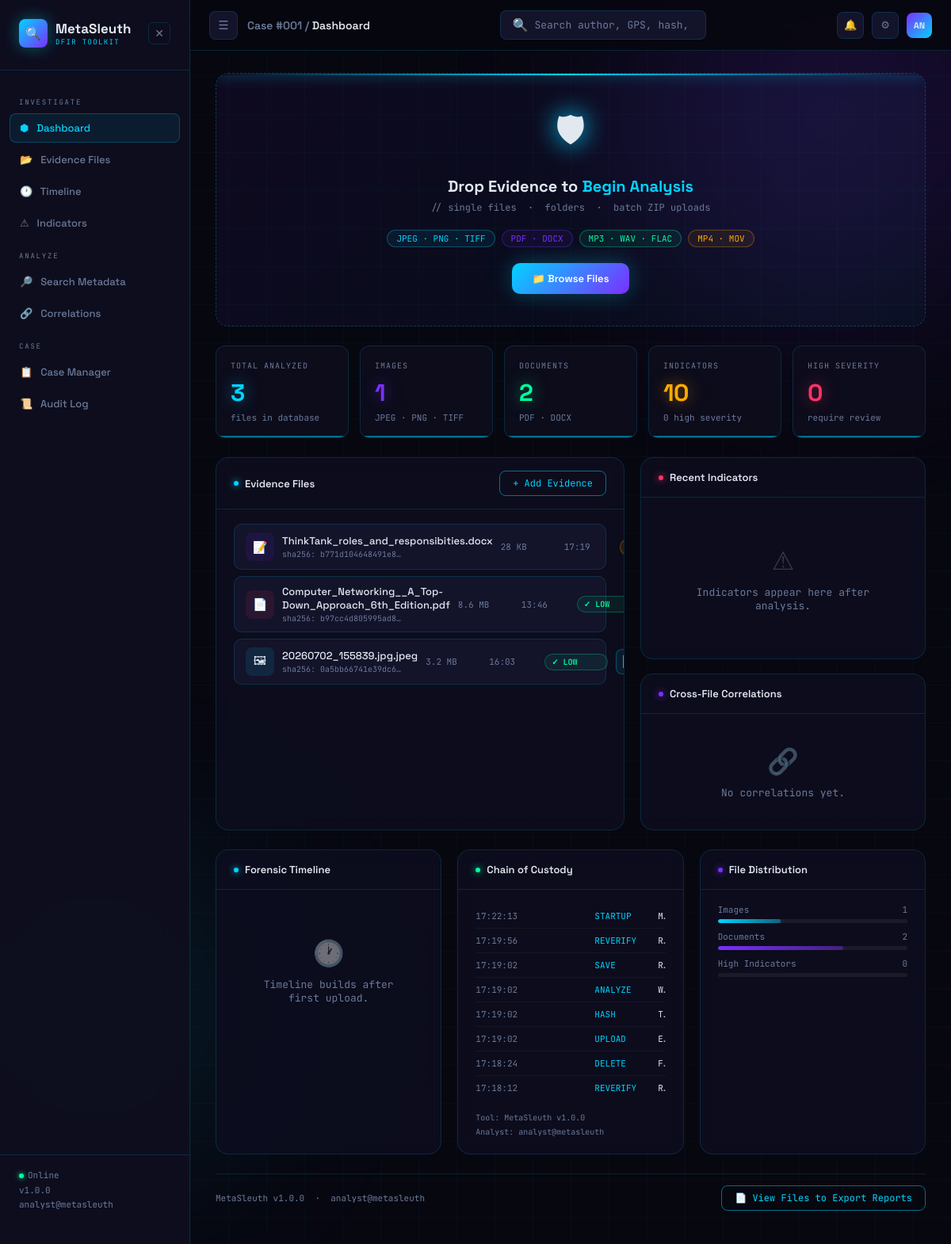
The page / on the database its author committed.
### tables this page shows
CREATE TABLE files (
            id          INTEGER PRIMARY KEY AUTOINCREMENT,
            filename    TEXT NOT NULL,
            file_type   TEXT NOT NULL,
            file_size   INTEGER,
            md5         TEXT,
            sha1        TEXT,
            sha256      TEXT,
            upload_time TEXT NOT NULL,
            analyst     TEXT
        );

CREATE TABLE audit_log (
            id        INTEGER PRIMARY KEY AUTOINCREMENT,
            timestamp TEXT NOT NULL,
            action    TEXT NOT NULL,
            detail    TEXT,
            analyst   TEXT,
            tool_ver  TEXT
        );

### app.py (the view)
@app.route('/')
def dashboard():
    files        = get_all_files()
    stats        = get_dashboard_stats()
    audit_log    = get_audit_log()
    correlations = get_correlations()
    gps_findings = get_gps_findings()
    return render_template('dashboard.html',
                           files        = files,
                           stats        = stats,
                           audit_log    = audit_log,
                           correlations = correlations,
                           gps_findings = gps_findings,
                           analyst      = ANALYST_NAME,
                           version      = TOOL_VERSION)

### database/db.py (called while the page is built)
def get_connection():
    conn = sqlite3.connect(DATABASE)
    conn.row_factory = sqlite3.Row
    return conn

def get_all_files():
    conn = get_connection()
    cursor = conn.cursor()
    cursor.execute('''
        SELECT f.*,
        COUNT(DISTINCT i.id) as indicator_count,
        MAX(i.severity) as highest_severity
        FROM files f
        LEFT JOIN indicators i ON f.id = i.file_id
        GROUP BY f.id
        ORDER BY f.upload_time DESC
    ''')
    rows = cursor.fetchall()
    conn.close()
    return rows

def get_audit_log():
    conn = get_connection()
    cursor = conn.cursor()
    cursor.execute('SELECT * FROM audit_log ORDER BY timestamp DESC LIMIT 50')
    rows = cursor.fetchall()
    conn.close()
    return rows

def get_dashboard_stats():
    conn = get_connection()
    cursor = conn.cursor()
    stats = {}
    cursor.execute('SELECT COUNT(*) FROM files')
    stats['total'] = cursor.fetchone()[0]
    cursor.execute("SELECT COUNT(*) FROM files WHERE file_type = 'image'")
    stats['images'] = cursor.fetchone()[0]
    cursor.execute("SELECT COUNT(*) FROM files WHERE file_type IN ('pdf','word')")
    stats['documents'] = cursor.fetchone()[0]
    cursor.execute('SELECT COUNT(*) FROM indicators')
    stats['total_indicators'] = cursor.fetchone()[0]
    cursor.execute("SELECT COUNT(*) FROM indicators WHERE severity = 'HIGH'")
    stats['high'] = cursor.fetchone()[0]
    conn.close()
    return stats

def get_gps_findings():
    conn = get_connection()
    cursor = conn.cursor()
    cursor.execute('''
        SELECT f.filename, f.id, m.value as gps
        FROM files f
        JOIN metadata m ON f.id = m.file_id
        WHERE m.key = 'GPS Coordinates'
        ORDER BY f.upload_time DESC
    ''')
    rows = cursor.fetchall()
    conn.close()
    return [dict(r) for r in rows]

### templates/dashboard.html (shortened to what this page needs)
{% extends 'base.html' %}
{% block breadcrumb %}Case #001 / <span>Dashboard</span>{% endblock %}
{% block content %}
<div class="upload-zone" id="drop-zone">
    <div class="scan-line"></div>
    <div class="upload-icon">&#128737;</div>
    <div class="upload-title">
        Drop Evidence to <em>Begin Analysis</em>
    </div>
    <div class="upload-sub">
        // single files &nbsp;&middot;&nbsp; folders &nbsp;&middot;&nbsp; batch ZIP uploads
    </div>
    <div class="type-badges">
        <span class="badge img">JPEG &middot; PNG &middot; TIFF</span>
        <span class="badge doc">PDF &middot; DOCX</span>
        <span class="badge aud">MP3 &middot; WAV &middot; FLAC</span>
        <span class="badge vid">MP4 &middot; MOV</span>
    </div>
    <button
        class="upload-btn"
        onclick="document.getElementById('file-input').click()"
    >
        &#128193; Browse Files
    </button>
</div>
<div class="stats-row">
    <div class="stat-card">
        <div class="stat-label">Total Analyzed</div>
        <div class="stat-value c-cyan">{{ stats.total }}</div>
        <div class="stat-meta">files in database</div>
    </div>
    <div class="stat-card">
        <div class="stat-label">Images</div>
        <div class="stat-value c-violet">{{ stats.images }}</div>
        <div class="stat-meta">JPEG &middot; PNG &middot; TIFF</div>
    </div>
    <div class="stat-card">
        <div class="stat-label">Documents</div>
        <div class="stat-value c-ok">{{ stats.documents }}</div>
        <div class="stat-meta">PDF &middot; DOCX</div>
    </div>
    <div class="stat-card">
        <div class="stat-label">Indicators</div>
        <div class="stat-value c-warn">{{ stats.total_indicators }}</div>
        <div class="stat-meta">{{ stats.high }} high severity</div>
    </div>
    <div class="stat-card">
        <div class="stat-label">High Severity</div>
        <div class="stat-value c-alert">{{ stats.high }}</div>
        <div class="stat-meta">require review</div>
    </div>
</div>
<div class="two-col">
    <div class="panel">
        <div class="panel-head">
            <div class="panel-title">
                <span class="dot"></span>
                Evidence Files
            </div>
            <button
                class="btn-outline"
                onclick="document.getElementById('file-input').click()"
            >
                + Add Evidence
            </button>
        </div>
        <div class="panel-body">
            {% if files %}
            <div class="file-list">
                {% for f in files %}
                <div class="file-row" id="file-row-{{ f.id }}">
                    <a href="/file/{{ f.id }}"
                        style="display:contents; text-decoration:none; color:inherit;"
                    >
                        <div class="file-icon
                            {% if   f.file_type == 'image' %}fi-image
                            {% elif f.file_type == 'pdf'   %}fi-pdf
                            {% elif f.file_type == 'word'  %}fi-word
                            {% elif f.file_type == 'audio' %}fi-audio
                            {% elif f.file_type == 'video' %}fi-video
                            {% else %}fi-zip{% endif %}">
                            {% if   f.file_type == 'image' %}&#128444;
                            {% elif f.file_type == 'pdf'   %}&#128196;
                            {% elif f.file_type == 'word'  %}&#128221;
                            {% elif f.file_type == 'audio' %}&#127925;
                            {% elif f.file_type == 'video' %}&#127916;
                            {% else %}&#128230;{% endif %}
                        </div>
                        <div>
                            <div class="file-name">{{ f.filename }}</div>
                            <div class="file-hash">
                                sha256:&nbsp;{{ f.sha256[:16] if f.sha256 else 'N/A' }}&hellip;
                            </div>
                        </div>
                        <div class="file-size">
                            {% if f.file_size %}
                                {% if f.file_size > 1048576 %}
                                    {{ "%.1f"|format(f.file_size / 1048576) }} MB
                                {% else %}
                                    {{ "%.0f"|format(f.file_size / 1024) }} KB
                                {% endif %}
                            {% endif %}
                        </div>
                        <div class="file-time">
                            {{ f.upload_time[11:16] if f.upload_time else '' }}
                        </div>
                        <span class="sev-chip sev-{{ f.highest_severity or 'NONE' }}">
                            {% if   f.highest_severity == 'HIGH'   %}&#9888; HIGH
                            {% elif f.highest_severity == 'MEDIUM' %}&#9889; MED
                            {% elif f.highest_severity == 'LOW'    %}&#10003; LOW
                            {% else %}&mdash; NONE{% endif %}
                        </span>
                        <button
                        title="Export PDF report"
                        onclick="window.location.href='/report/{{ f.id }}'"
                        style="width:32px; height:32px; border-radius:8px; border:1px solid rgba(0,212,255,0.3); background:rgba(0,212,255,0.08); color:var(--cyan); font-size:15px; cursor:pointer; display:flex; align-items:center; justify-content:center; transition:all 0.2s; flex-shrink:0;"
                        onmouseover="this.style.background='rgba(0,212,255,0.2)'"
                        onmouseout="this.style.background='rgba(0,212,255,0.08)'"
                    >
                    </button>
                </div>
                {% endfor %}
            </div>
            {% else %}
            <div class="empty">
                <div class="empty-icon">&#128194;</div>
                No evidence files yet.<br>
                Drop a file above to begin.
            </div>
            {% endif %}
        </div>
    </div>
    <div style="display: flex; flex-direction: column; gap: 18px;">
        <div class="panel">
            <div class="panel-head">
                <div class="panel-title">
                    <span class="dot a"></span>
                    Recent Indicators
                </div>
            </div>
            <div class="panel-body">
                <div class="ind-list" id="indicator-panel">
                    <div class="empty">
                        <div class="empty-icon">&#9888;</div>
                        Indicators appear here after analysis.
                    </div>
                </div>
            </div>
        </div>
        <div class="panel">
            <div class="panel-head">
                <div class="panel-title">
                    <span class="dot v"></span>
                    Cross-File Correlations
                </div>
            </div>
            <div class="panel-body">
                {% if correlations.shared_authors %}
                    <div style="
                        font-size: 10px;
                        font-family: var(--mono);
                        color: var(--muted);
                        letter-spacing: 0.1em;
                        text-transform: uppercase;
                        margin-bottom: 10px;
                    ">
                        Shared Authors
                    </div>
                    <div class="corr-grid">
                        {% for row in correlations.shared_authors %}
                        <div class="corr-card">
                            <div class="corr-val">{{ row.author }}</div>
                            <div class="corr-meta">{{ row.file_count }} files</div>
                        </div>
                        {% endfor %}
                    </div>
                {% else %}
                    <div class="empty" style="padding: 20px 0;">
                        <div class="empty-icon">&#128279;</div>
                        No correlations yet.
                    </div>
                {% endif %}
            </div>
        </div>
    </div>
</div>
<div class="three-col">
    <div class="panel">
        <div class="panel-head">
            <div class="panel-title">
                <span class="dot"></span>
                Forensic Timeline
            </div>
        </div>
        <div class="panel-body">
            <div class="tl" id="timeline-panel">
                <div class="empty">
                    <div class="empty-icon">&#128336;</div>
                    Timeline builds after first upload.
                </div>
            </div>
        </div>
    </div>
    <div class="panel">
        <div class="panel-head">
            <div class="panel-title">
                <span class="dot o"></span>
                Chain of Custody
            </div>
        </div>
        <div class="panel-body">
            {% if audit_log %}
                <div class="audit-list">
                    {% for entry in audit_log[:8] %}
                    <div class="audit-row">
                        <span class="audit-time">
                            {{ entry.timestamp[11:19] if entry.timestamp else '' }}
                        </span>
                        <span class="audit-action">{{ entry.action }}</span>
                        <span class="audit-detail">{{ entry.detail }}</span>
                    </div>
                    {% endfor %}
                </div>
            {% else %}
                <div class="empty">No audit entries yet.</div>
            {% endif %}
            <div style="
                margin-top: 14px;
                font-size: 10px;
                font-family: var(--mono);
                color: var(--muted);
                line-height: 1.8;
            ">
                Tool: MetaSleuth v{{ version }}<br>
                Analyst: {{ analyst }}
            </div>
        </div>
    </div>
    <div class="panel">
        <div class="panel-head">
            <div class="panel-title">
                <span class="dot v"></span>
                File Distribution
            </div>
        </div>
        <div class="panel-body">
            {% set total = stats.total if stats.total > 0 else 1 %}
            <div class="bar-row">
                <div class="bar-label">
                    <span>Images</span>
                    <span>{{ stats.images }}</span>
                </div>
                <div class="bar-track">
                    <div
                        class="bar-fill bf-cyan"
                        style="width: {{ (stats.images / total * 100) | int }}%"
                    ></div>
                </div>
            </div>
            <div class="bar-row">
                <div class="bar-label">
                    <span>Documents</span>
                    <span>{{ stats.documents }}</span>
                </div>
                <div class="bar-track">
                    <div
                        class="bar-fill bf-violet"
                        style="width: {{ (stats.documents / total * 100) | int }}%"
                    ></div>
                </div>
            </div>
            <div class="bar-row">
                <div class="bar-label">
                    <span>High Indicators</span>
                    <span>{{ stats.high }}</span>
                </div>
                <div class="bar-track">
                </div>
            </div>
        </div>
    </div>
</div>
<div class="page-foot">
    <span>MetaSleuth v{{ version }} &nbsp;&middot;&nbsp; {{ analyst }}</span>
    <a href="/evidence" class="btn-outline">&#128196; View Files to Export Reports</a>
</div>
{% endblock %}

### rows shown on the page
files: filename "ThinkTank_roles_and_responsibities.docx", sha256 "b771d104648491e8", f.file_size/1024 "28", upload_time "17:19"
files: filename "Computer_Networking__A_Top-Down_Approach_6th_Edition.pdf", sha256 "b97cc4d805995ad8", f.file_size/1048576 "8.6", upload_time "13:46", shows "✓ LOW"
files: filename "20260702_155839.jpg.jpeg", sha256 "0a5bb66741e39dc6", f.file_size/1048576 "3.2", upload_time "16:03", shows "✓ LOW"
audit_log: timestamp "17:22:13", action "STARTUP"
audit_log: timestamp "17:19:56", action "REVERIFY"
audit_log: timestamp "17:19:02", action "SAVE"
audit_log: timestamp "17:19:02", action "ANALYZE"
audit_log: timestamp "17:19:02", action "HASH"
audit_log: timestamp "17:19:02", action "UPLOAD"
audit_log: timestamp "17:18:24", action "DELETE"
audit_log: timestamp "17:18:12", action "REVERIFY"

### other values the page prints
{{ version if version else '1.0.0' }} "1.0.0"
{{ analyst if analyst else 'analyst@metasleuth' }} "analyst@metasleuth"
{{ stats.total }} "3"
{{ stats.images }} "1"
{{ stats.documents }} "2"
{{ stats.total_indicators }} "10"
{{ stats.high }} "0"
{{ version }} "1.0.0"
{{ analyst }} "analyst@metasleuth"
